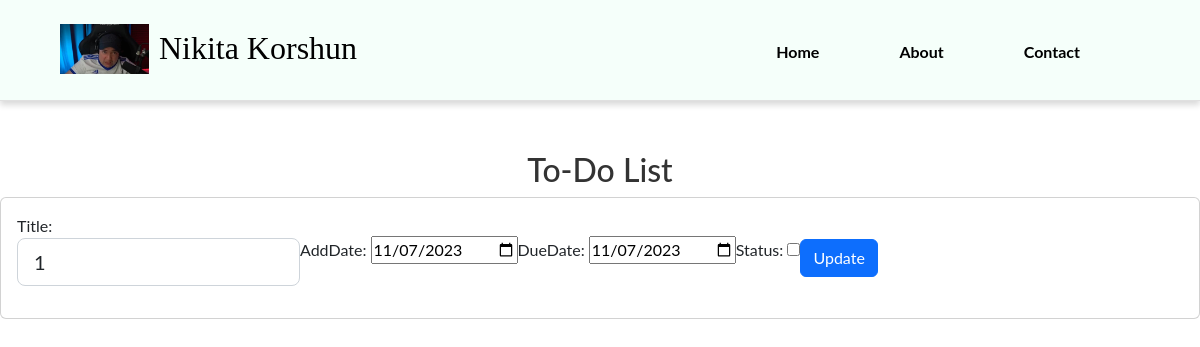
/todo41/edit, run on the app's committed database.
### todo/models.py (models this page shows, shortened)
class Todo(models.Model):
    title = models.CharField(max_length=200)
    addDate = models.DateTimeField(null=True)
    dueDate = models.DateField(null=True)
    status = models.BooleanField(default=False)
    class Meta:
        verbose_name = "Todo"

### todo/views.py (the view)
# urls.py: path('<int:pk>/edit', views.editTodo, name='editTodo'),
def editTodo(request, pk):
    todo = get_object_or_404(Todo, id=pk)
    if request.method == 'POST':
        form = TodoForm(request.POST, instance=todo)
        if form.is_valid():
            todo.title = form.cleaned_data['title']
            todo.dueDate = form.cleaned_data['dueDate']
            todo.addDate = form.cleaned_data['addDate']
            todo.status = form.cleaned_data['status']
            todo.save()
            return redirect('todo')
    else:
        form = TodoForm(instance=todo)
    data = {
        'todo': todo,
        'form': form,
    }
    return render(request, 'todo/todo-update.html', data)

### todo/forms.py
class TodoForm(ModelForm):
    class Meta:
        model = Todo
        fields = ['title', 'addDate', 'dueDate', 'status']
        widgets = {
            'title': TextInput(attrs={
                'placeholder': 'Task name...',
                'class': 'form-control form-control-lg',
                'id': 'exampleFormControlInput1'
            }),
        }
    def __init__(self, *args, **kwargs):
        super(TodoForm, self).__init__(*args, **kwargs)
        self.fields['addDate'].widget = DateTimeInput(attrs={'type': 'date'}, format='%Y-%m-%d')
        self.fields['addDate'].initial = datetime.now().date()
        self.fields['dueDate'].widget = DateInput(attrs={'type': 'date'}, format='%Y-%m-%d')
        self.fields['dueDate'].initial = datetime.now()
        self.fields['status'].initial = False

### todo/templates/todo/todo-update.html (shortened to what this page needs)
{% extends 'main/base.html' %}
{% load static %}
{% block links %}
 <link rel="stylesheet" href="{% static 'todo/css/todo.css' %}">
{% endblock %}
{% block content %}
<div class="todoList">
 <h2>To-Do List</h2>
      <form method="post" action="{% url 'editTodo' pk=todo.id %}">
        <div class="pb-2">
          <div class="card">
            <div class="card-body">
              <div class="d-flex flex-row align-items-center">
                {{ form.as_p }}
                <div>
                 <button type="submit" class="btn btn-primary">Update</button>
                </div>
              </div>
            </div>
          </div>
        </div>
      </form>
</div>
{% endblock %}

### main/static/main/css/style.css (style rules this page uses)
body { font-family: 'Lato', sans-serif; }
h2 { color: #333; }

### main/static/todo/css/todo.css (style rules this page uses)
.todoList h2 { margin-top: 50px; text-align: center; }

### data on the page
Todo: title "1", addDate "11/07/2023", dueDate "11/07/2023"
